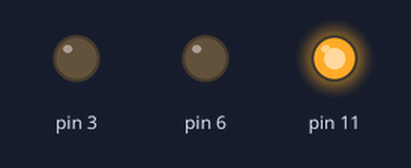
Recording of a sketch running on a simulated Arduino Uno, built with avr-gcc and run on an emulated ATmega328P. Parts: output pins drawn as LEDs (lit = HIGH).

Above: at 0.2 s.
At 0.7 s:
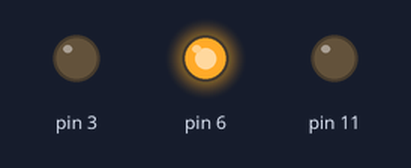
At 2.7 s:
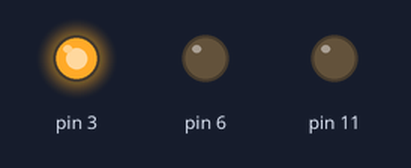
Timing chart, 0 to 3.5 s (numbered marks = the images above):
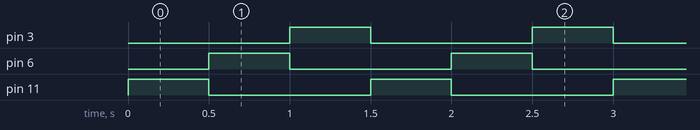

Measured:
- by itself, pin 3, pin 6, pin 11: alternates HIGH for 0.50 s and LOW for 1.0 s
- by itself, everything shown: repeats every 1.5 s, in 4 steps

The sketch:

led_blink.ino
```cpp
void setup() {
  pinMode(11, OUTPUT);
  pinMode(6, OUTPUT);
  pinMode(3, OUTPUT);
}

void loop() {
  // LED 1 ON
  digitalWrite(11, HIGH);
  delay(500);
  digitalWrite(11, LOW);

  // LED 2 ON
  digitalWrite(6, HIGH);
  delay(500);
  digitalWrite(6, LOW);

  // LED 3 ON
  digitalWrite(3, HIGH);
  delay(500);
  digitalWrite(3, LOW);
}
```
